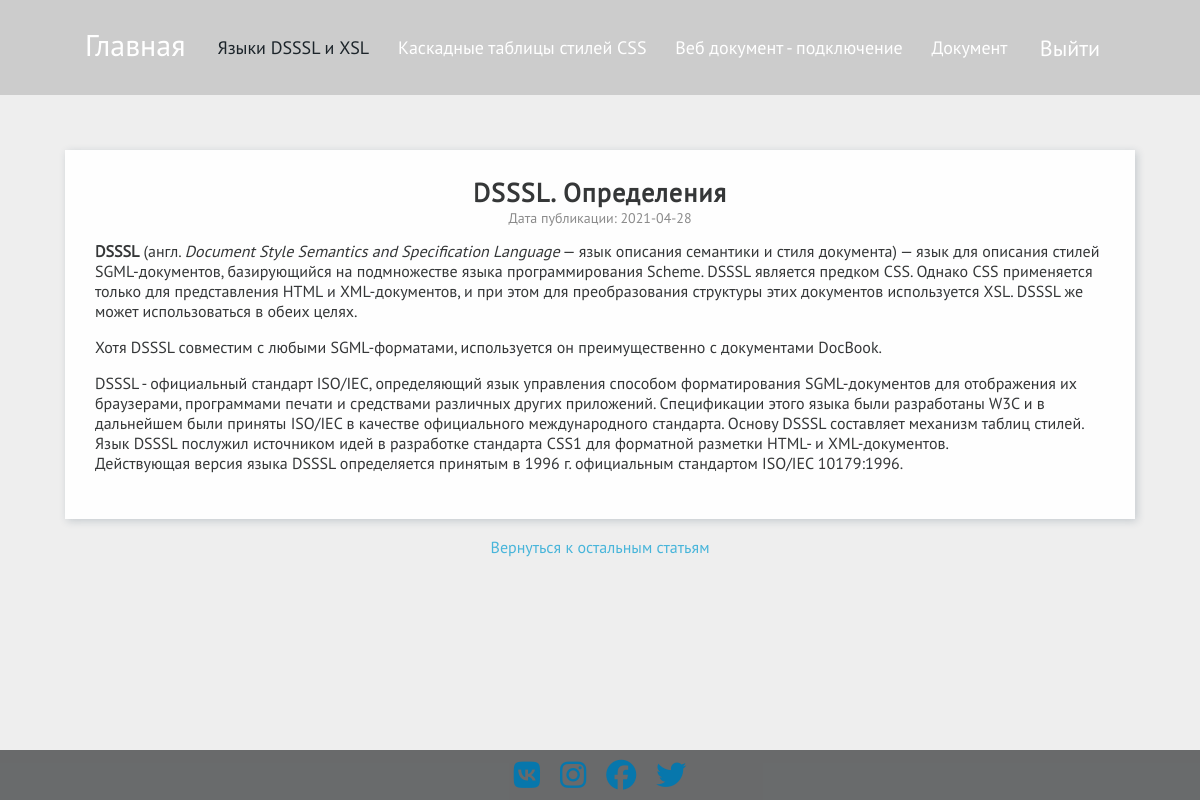
The app's page /article.php?tab=1&id=6 (signed in) with its own data.
### tables this page shows
CREATE TABLE `dsssl_xsl` (
  `id` int(11) NOT NULL,
  `ar_name` varchar(200) DEFAULT NULL,
  `article` text,
  `description` text,
  `date` date DEFAULT NULL
);

### functions.php (called while the page is built, shortened)
<?php
require_once 'config.php';
function select_current($table, $id)
{
	global $link;
	$query = "SELECT id, ar_name, article, date, description FROM {$table} where id = $id;";
	$result = mysqli_query($link, $query);
	if ($result) {
		mysqli_data_seek($result, 0);
		$article = mysqli_fetch_assoc($result);
		return $article;
	} else return false;
}

### article.php (the view, shortened to what this page needs)
<?php
require_once 'functions.php';
$tab = 0;
$t1 = "dsssl_xsl";
if (isset($_GET['id'])) {
	$id = $_GET['id'];
	$tab = $_GET['tab'];
	switch ($tab) {
		case 1:
			$current_article = select_current($t1, $id);
			break;
	}
	if (isset($current_article) && $current_article) {
		$date = substr($current_article["date"], 0, 10);
		$article = $current_article["article"];
		$ar_name = $current_article["ar_name"];
	}
}
?>
<!DOCTYPE html>
<html lang="ru">
<head>
	<link rel="stylesheet" href="css/style.css">
	<link rel="stylesheet" href="//cdnjs.cloudflare.com/ajax/libs/highlight.js/10.7.2/styles/default.min.css">
</head>
<body>
	<div class="wrapper">
		<header class="header header__gray">
			<div class="header__content _container">
				<a href="index.php" class="header__logo">Главная</a>
				<nav class="header__menu menu__body">
					<ul class="menu__list">
						<li class="menu__item"><a href="content.php?tab=1" class="menu__link <?php if (isset($_GET['tab']) && ($_GET['tab'] == 1)) echo "menu__link_active" ?>">Языки DSSSL и XSL</a></li>
						<li class="menu__item"><a href="content.php?tab=2" class="menu__link <?php if (isset($_GET['tab']) && ($_GET['tab'] == 2)) echo "menu__link_active" ?>">Каскадные таблицы стилей CSS</a></li>
						<li class="menu__item"><a href="content.php?tab=3" class="menu__link <?php if (isset($_GET['tab']) && ($_GET['tab'] == 3)) echo "menu__link_active" ?>">Веб документ - подключение</a></li>
						<li class="menu__item"><a href="content.php?tab=4" class="menu__link <?php if (isset($_GET['tab']) && ($_GET['tab'] == 4)) echo "menu__link_active" ?>">Документ</a></li>
					</ul>
				</nav>
				<?php
				if (!empty($_SESSION["auth"]) and $_SESSION['auth'])
					echo "<a href='logout.php' class='header__in'>Выйти</a>";
				else echo "<a href='login.php' class='header__in'>Войти</a>";
				?>
			</div>
		</header>
		<main class="page page__info">
			<section class="article">
				<?php
				if (isset($article))
					echo <<<HTML
				<div class="article__content _container">
					<div class="article__title">$ar_name
					</div>
					<div class="article__date">Дата публикации: $date</div>
					<div class="article__text">
					$article
					</div>
				</div>
				<a class="article__back" href='content.php?tab=$tab' >
					Вернуться к остальным статьям
				</a>
				HTML;
				?>
			</section>
		</main>
		<footer class="footer">
			<div class="footer__content _container">
				<div class="footer__socials socials-footer">
					<a href="https://vk.com/" class="socials-footer__link"><i class="fab fa-vk"></i></a>
					<a href="https://www.instagram.com/" class="socials-footer__link"><i class="fab fa-instagram"></i></a>
					<a href="https://www.facebook.com/" class="socials-footer__link"><i class="fab fa-facebook"></i></a>
					<a href="https://twitter.com/?lang=ru" class="socials-footer__link"><i class="fab fa-twitter"></i></a>
				</div>
			</div>
		</footer>
	</div>
</body>
</html>

### css/style.css (style rules this page uses)
*:not(p, ol, h1, h2, h3, h4, h5, h6) { padding: 0px; margin: 0px; border: 0px; }
*, *:before, *:after { -webkit-box-sizing: border-box; box-sizing: border-box; }
aside, nav, footer, header, section { display: block; }
html, body { height: 100%; min-width: 320px; }
body { line-height: 1; font-family: "PTSans"; -ms-text-size-adjust: 100%; -moz-text-size-adjust: 100%; -webkit-text-size-adjust: 100%; }
a, a:visited { text-decoration: none; }
li:not(.ck-editor li, .card-news__description li, .article__text li) { list-style: none; }
body { color: #353738; font-size: 14px; min-width: 320px; }
.wrapper { width: 100%; min-height: 100vh; overflow: hidden; display: -webkit-box; display: -ms-flexbox; display: flex; -webkit-box-orient: vertical; -webkit-box-direction: normal; -ms-flex-direction: column; flex-direction: column; }
._container { max-width: 1070px; margin: 0 auto; padding: 0 20px; }
.header { min-width: 320px; position: absolute; width: 100%; z-index: 50; left: 0; top: 0px; height: 95px; }
.header__content { height: 100%; display: -webkit-box; display: -ms-flexbox; display: flex; -webkit-box-align: center; -ms-flex-align: center; align-items: center; }
.header__gray { background: #ccc; z-index: 15 !important; }
.header__logo { margin: -5px 0px 0px 0px; width: 100px; color: #fff; font-size: 30px; line-height: 40px; }
.header__in { display: block; color: #fff; font-size: 22px; margin: 0px 15px 0px 0px; }
.menu__body { padding: 0px 3.15%; -webkit-box-flex: 1; -ms-flex: 1 1 auto; flex: 1 1 auto; }
.menu__list { display: -webkit-box; display: -ms-flexbox; display: flex; -webkit-box-pack: justify; -ms-flex-pack: justify; justify-content: space-between; }
.menu__item { display: block; }
.menu__link { color: #fff; font-size: 18px; }
.menu__link_active { color:rgba(28, 36, 42); }
.footer { z-index: 10; background: #353738bd; height: 50px; padding: 10px 0px; }
.footer__socials { display: -webkit-box; display: -ms-flexbox; display: flex; -webkit-box-pack: center; -ms-flex-pack: center; justify-content: center; }
.socials-footer { font-size: 30px; }
.socials-footer__link { margin: 0px 10px; color: #0777ac; -webkit-transition: color 0.2s ease 0s; -o-transition: color 0.2s ease 0s; transition: color 0.2s ease 0s; }
.page { -webkit-box-flex: 1; -ms-flex: 1 1 auto; flex: 1 1 auto; position: relative; }
.page__info { background: #eee; }
.article { padding: 150px 0px 0px 0px; display: -webkit-box; display: -ms-flexbox; display: flex; -webkit-box-orient: vertical; -webkit-box-direction: normal; -ms-flex-direction: column; flex-direction: column; -webkit-box-pack: center; -ms-flex-pack: center; justify-content: center; }
.article__content { padding: 30px 30px; -webkit-box-shadow: 2px 2px 8px 0px rgba(34, 60, 80, 0.2); box-shadow: 2px 2px 8px 0px rgba(34, 60, 80, 0.2); background: #fefefe; }
.article__title { text-align: center; font-size: 26px; letter-spacing: 1.1px; font-weight: 700; margin: 0 0 5px 0; }
.article__date { text-align: center; font-size: 14px; color: #8b8b8b; margin: 0 0 10px 0; }
.article__text { font-size: 16px; line-height: 20px; }
.article__back { margin: 20px 0px 20px 0px; font-size: 16px; text-align: center; color: #48b5da; }

### records on screen
dsssl_xsl: ar_name "DSSSL. Определения", date "2021-04-28", article "DSSSL (англ. Document Style Semantics and Specification Language — язык описания семантики и стиля документа) — язык для описания стилей SGML-документов, базирующийся на подмножестве языка программирования Scheme. DSSSL является предком CSS. Однако CSS применяется только для представления HTML и XML-документов, и при этом для преобразования структуры этих документов используется XSL. DSSSL же может использоваться в обеих целях. Хотя DSSSL совместим с любыми SGML-форматами, используется он преимущественно с документами DocBook. DSSSL - официальный стандарт ISO/IEC, определяющий язык управления способом форматирования SGML-документов для отображения их браузерами, программами печати и…"
